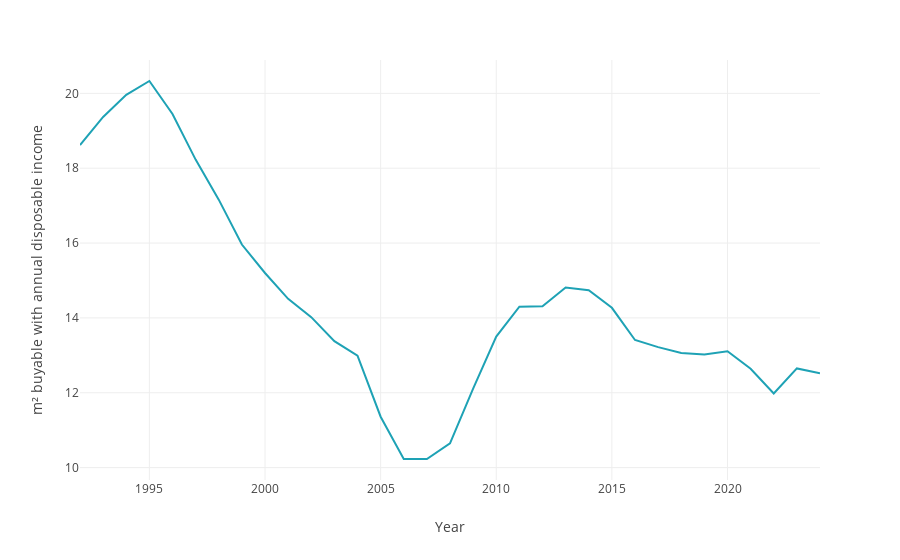

Notebook code cell kept with this figure:
### Markdown cell above
### English

### Code cell
fig = plot_price(
    sales_data,
    "M2AffordedTotal",
    "en",
    selected_locations,
    ["Actual price"],
)

# Export to a standalone HTML file
html_str = pio.to_html(fig, full_html=False, include_plotlyjs="cdn")
with open("Charts/Figure4_EN.html", "w", encoding="utf-8") as f:
    f.write(html_str)

# Exporting as a PNG file
# fig.write_image("Charts/Figure4_EN.png")

# Previewing
fig

### Figure 1 — Plotly figure (JSON) as saved in the notebook; plotly's stock layout.template omitted (floating-point values rounded to 4 significant figures)
{"data": [{"hovertemplate": "Year=%{x}<br>m² buyable with annual disposable income=%{y}<extra></extra>", "legendgroup": "", "line": {"color": "#1ea2b5", "dash": "solid"}, "marker": {"symbol": "circle"}, "mode": "lines", "name": "", "orientation": "v", "showlegend": false, "textposition": "top center", "type": "scatter", "x": [2024, 2023, 2022, 2021, 2020, 2019, 2018, 2017, 2016, 2015, 2014, 2013, 2012, 2011, 2010, 2009, 2008, 2007, 2006, 2005, 2004, 2003, 2002, 2001, 2000, 1999, 1998, 1997, 1996, 1995, 1994, 1993, 1992], "xaxis": "x", "y": [12.52, 12.65, 11.98, 12.64, 13.11, 13.02, 13.06, 13.22, 13.41, 14.27, 14.74, 14.81, 14.31, 14.3, 13.5, 12.11, 10.65, 10.23, 10.23, 11.36, 12.99, 13.38, 14.02, 14.51, 15.2, 15.96, 17.16, 18.23, 19.45, 20.33, 19.96, 19.37, 18.62], "yaxis": "y"}], "layout": {"legend": {"bgcolor": "rgba(255, 255, 255, 0.5)", "tracegroupgap": 0, "x": 0.5, "xanchor": "center", "y": 1.1, "yanchor": "bottom"}, "margin": {"t": 60}, "xaxis": {"anchor": "y", "domain": [0, 1], "title": {"text": "Year"}}, "yaxis": {"anchor": "x", "domain": [0, 1], "title": {"text": "m² buyable with annual disposable income"}}}}
